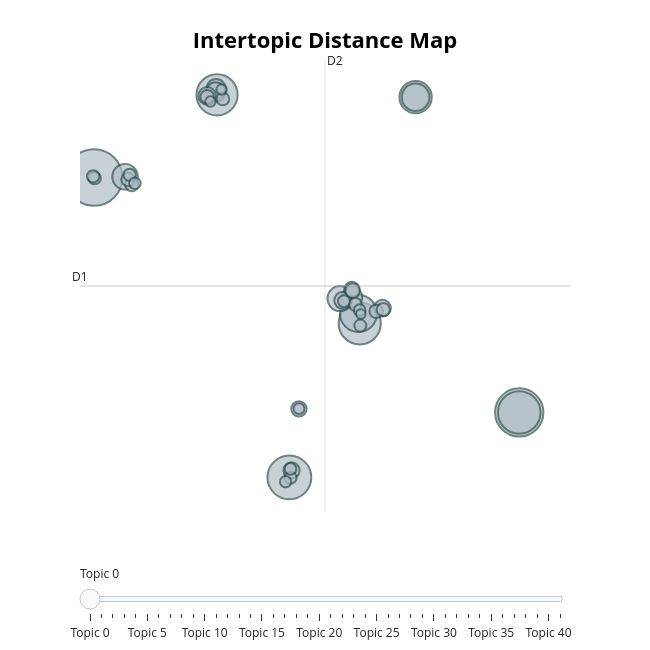

Notebook code cell kept with this figure:
### Code cell
# ── Intertopic distance map ───────────────────────────────────────────────────
topic_model.visualize_topics()

### Figure 1 — Plotly figure (JSON) as saved in the notebook; plotly's stock layout.template omitted (floating-point values rounded to 4 significant figures)
{"data": [{"customdata": [[0, "republican | democrat | election | politics | congress", 353], [1, "church | religious | outside | open | international", 257], [2, "soldier | military | war | defense | education", 212], [3, "marriage | wife | husband | woman | gas", 200], [4, "music | song | sound | sing | radio", 195], [5, "dog | animal | century | grow | share", 187], [6, "player | artist | movie | girl | image", 151], [7, "water | break | born | beat | to", 115], [8, "fish | sea | state | official | news", 84], [9, "her | she | lawyer | my | wind", 72], [10, "drug | imagine | alone | recently | gas", 69], [11, "kid | compare | worker | wear | number", 46], [12, "bring between | analysis | inside | trip | hotel", 41], [13, "trip | property | have | land | car", 41], [14, "south | really | about | security | effect", 34], [15, "blood | health | medical | hot | drug", 33], [16, "skin | phone | hair | however | service serve", 31], [17, "staff land | large late | its beat | put fight | protect across", 29], [18, "artist | art | camera | film | back buy", 26], [19, "teacher | phone | toward | coach | crime", 25], [20, "teacher | coach | school | teacher certainly | brother late", 24], [21, "employee | executive | yard record | tree skin | step win", 20], [22, "color | reality pay | alone first | reality suffer | loss build", 20], [23, "police | others go | pull measure | relate rise | the product", 20], [24, "work set | attorney want | relate keep | prove seem | become increase", 20], [25, "hair | color | source | before herself | environment everyone", 19], [26, "of how | player turn | medical professional | recent head | learn goal", 19], [27, "billion | environmental | start or | voice already | loss build", 18], [28, "attorney | development them | seem up | everything key | lawyer outside", 17], [29, "food | popular wear | this wish | remain result | marriage necessary", 17], [30, "professor | his | president | animal full | recognize party", 17], [31, "answer become | agree participant | time consider | design institution | mention reason", 16], [32, "attorney | lawyer | song | writer laugh | senior sound", 16], [33, "this wish | authority treatment | picture form | difficult situation | say letter", 16], [34, "food | show quickly | ok food | green anyone | despite store", 15], [35, "program someone | with ball | quality billion | five culture | which run", 15], [36, "hospital | doctor | station the | until line | sure tend", 15], [37, "green | tell foreign | program summer | present soon | recent apply", 14], [38, "avoid figure | court boy | recent head | sea discussion | focus budget", 13], [39, "south | us animal | term wait | begin travel | human option", 12], [40, "weight | soldier camera | at water | focus fast | across hot", 12], [41, "model perhaps | finish also | often analysis | in production | over audience", 10]], "hovertemplate": "<b>Topic %{customdata[0]}</b><br>%{customdata[1]}<br>Size: %{customdata[2]}", "legendgroup": "", "marker": {"color": "#B0BEC5", "line": {"color": "DarkSlateGrey", "width": 2}, "size": [353, 257, 212, 200, 195, 187, 151, 115, 84, 72, 69, 46, 41, 41, 34, 33, 31, 29, 26, 25, 24, 20, 20, 20, 20, 19, 19, 18, 17, 17, 17, 16, 16, 16, 15, 15, 15, 14, 13, 12, 12, 10], "sizemode": "area", "sizeref": 0.2206, "symbol": "circle"}, "mode": "markers", "name": "", "orientation": "v", "showlegend": false, "type": "scatter", "x": [-5.658, 22.08, 7.085, 22.08, 11.68, 2.362, 11.59, 15.32, 15.32, -3.638, 10.39, 11.17, 2.303, 2.278, 1.721, 10.58, 13.16, 7.222, 7.708, 11.16, 11.21, -3.199, 12.75, 1.722, -3.446, 13.21, 11.37, 2.744, -3.338, -5.618, -5.719, 7.162, 11.71, 10.65, 11.67, 7.155, -2.996, 6.836, 7.712, 1.932, 2.661, 11.75], "xaxis": "x", "y": [6.119, -7.914, -11.79, -7.914, -2.598, 11.05, -2.007, 10.91, 10.91, 6.155, -1.115, -1.039, 11.42, 11.22, 10.99, -1.219, -1.69, -11.38, -7.696, -0.5607, -0.6463, 5.692, -1.876, 10.93, 5.998, -1.764, -1.454, 10.81, 6.272, 6.078, 6.184, -11.81, -2.729, -1.274, -1.805, -11.29, 5.772, -12.05, -7.687, 10.65, 11.36, -2.041], "yaxis": "y"}], "layout": {"annotations": [{"showarrow": false, "text": "D1", "x": -6.577, "y": -0.3631, "yshift": 10}, {"showarrow": false, "text": "D2", "x": 9.408, "xshift": 10, "y": 13.13}], "height": 650, "hoverlabel": {"bgcolor": "white", "font": {"family": "Rockwell", "size": 16}}, "legend": {"itemsizing": "constant", "tracegroupgap": 0}, "margin": {"t": 60}, "shapes": [{"line": {"color": "#CFD8DC", "width": 2}, "type": "line", "x0": 9.408, "x1": 9.408, "y0": -13.86, "y1": 13.13}, {"line": {"color": "#9E9E9E", "width": 2}, "type": "line", "x0": -6.577, "x1": 25.39, "y0": -0.3631, "y1": -0.3631}], "sliders": [{"active": 0, "pad": {"t": 50}, "steps": [{"args": [{"marker.color": [["red", "#B0BEC5", "#B0BEC5", "#B0BEC5", "#B0BEC5", "#B0BEC5", "#B0BEC5", "#B0BEC5", "#B0BEC5", "#B0BEC5", "#B0BEC5", "#B0BEC5", "#B0BEC5", "#B0BEC5", "#B0BEC5", "#B0BEC5", "#B0BEC5", "#B0BEC5", "#B0BEC5", "#B0BEC5", "#B0BEC5", "#B0BEC5", "#B0BEC5", "#B0BEC5", "#B0BEC5", "#B0BEC5", "#B0BEC5", "#B0BEC5", "#B0BEC5", "#B0BEC5", "#B0BEC5", "#B0BEC5", "#B0BEC5", "#B0BEC5", "#B0BEC5", "#B0BEC5", "#B0BEC5", "#B0BEC5", "#B0BEC5", "#B0BEC5", "#B0BEC5", "#B0BEC5"]]}], "label": "Topic 0", "method": "update"}, {"args": [{"marker.color": [["#B0BEC5", "red", "#B0BEC5", "#B0BEC5", "#B0BEC5", "#B0BEC5", "#B0BEC5", "#B0BEC5", "#B0BEC5", "#B0BEC5", "#B0BEC5", "#B0BEC5", "#B0BEC5", "#B0BEC5", "#B0BEC5", "#B0BEC5", "#B0BEC5", "#B0BEC5", "#B0BEC5", "#B0BEC5", "#B0BEC5", "#B0BEC5", "#B0BEC5", "#B0BEC5", "#B0BEC5", "#B0BEC5", "#B0BEC5", "#B0BEC5", "#B0BEC5", "#B0BEC5", "#B0BEC5", "#B0BEC5", "#B0BEC5", "#B0BEC5", "#B0BEC5", "#B0BEC5", "#B0BEC5", "#B0BEC5", "#B0BEC5", "#B0BEC5", "#B0BEC5", "#B0BEC5"]]}], "label": "Topic 1", "method": "update"}, {"args": [{"marker.color": [["#B0BEC5", "#B0BEC5", "red", "#B0BEC5", "#B0BEC5", "#B0BEC5", "#B0BEC5", "#B0BEC5", "#B0BEC5", "#B0BEC5", "#B0BEC5", "#B0BEC5", "#B0BEC5", "#B0BEC5", "#B0BEC5", "#B0BEC5", "#B0BEC5", "#B0BEC5", "#B0BEC5", "#B0BEC5", "#B0BEC5", "#B0BEC5", "#B0BEC5", "#B0BEC5", "#B0BEC5", "#B0BEC5", "#B0BEC5", "#B0BEC5", "#B0BEC5", "#B0BEC5", "#B0BEC5", "#B0BEC5", "#B0BEC5", "#B0BEC5", "#B0BEC5", "#B0BEC5", "#B0BEC5", "#B0BEC5", "#B0BEC5", "#B0BEC5", "#B0BEC5", "#B0BEC5"]]}], "label": "Topic 2", "method": "update"}, {"args": [{"marker.color": [["#B0BEC5", "#B0BEC5", "#B0BEC5", "red", "#B0BEC5", "#B0BEC5", "#B0BEC5", "#B0BEC5", "#B0BEC5", "#B0BEC5", "#B0BEC5", "#B0BEC5", "#B0BEC5", "#B0BEC5", "#B0BEC5", "#B0BEC5", "#B0BEC5", "#B0BEC5", "#B0BEC5", "#B0BEC5", "#B0BEC5", "#B0BEC5", "#B0BEC5", "#B0BEC5", "#B0BEC5", "#B0BEC5", "#B0BEC5", "#B0BEC5", "#B0BEC5", "#B0BEC5", "#B0BEC5", "#B0BEC5", "#B0BEC5", "#B0BEC5", "#B0BEC5", "#B0BEC5", "#B0BEC5", "#B0BEC5", "#B0BEC5", "#B0BEC5", "#B0BEC5", "#B0BEC5"]]}], "label": "Topic 3", "method": "update"}, {"args": [{"marker.color": [["#B0BEC5", "#B0BEC5", "#B0BEC5", "#B0BEC5", "red", "#B0BEC5", "#B0BEC5", "#B0BEC5", "#B0BEC5", "#B0BEC5", "#B0BEC5", "#B0BEC5", "#B0BEC5", "#B0BEC5", "#B0BEC5", "#B0BEC5", "#B0BEC5", "#B0BEC5", "#B0BEC5", "#B0BEC5", "#B0BEC5", "#B0BEC5", "#B0BEC5", "#B0BEC5", "#B0BEC5", "#B0BEC5", "#B0BEC5", "#B0BEC5", "#B0BEC5", "#B0BEC5", "#B0BEC5", "#B0BEC5", "#B0BEC5", "#B0BEC5", "#B0BEC5", "#B0BEC5", "#B0BEC5", "#B0BEC5", "#B0BEC5", "#B0BEC5", "#B0BEC5", "#B0BEC5"]]}], "label": "Topic 4", "method": "update"}, {"args": [{"marker.color": [["#B0BEC5", "#B0BEC5", "#B0BEC5", "#B0BEC5", "#B0BEC5", "red", "#B0BEC5", "#B0BEC5", "#B0BEC5", "#B0BEC5", "#B0BEC5", "#B0BEC5", "#B0BEC5", "#B0BEC5", "#B0BEC5", "#B0BEC5", "#B0BEC5", "#B0BEC5", "#B0BEC5", "#B0BEC5", "#B0BEC5", "#B0BEC5", "#B0BEC5", "#B0BEC5", "#B0BEC5", "#B0BEC5", "#B0BEC5", "#B0BEC5", "#B0BEC5", "#B0BEC5", "#B0BEC5", "#B0BEC5", "#B0BEC5", "#B0BEC5", "#B0BEC5", "#B0BEC5", "#B0BEC5", "#B0BEC5", "#B0BEC5", "#B0BEC5", "#B0BEC5", "#B0BEC5"]]}], "label": "Topic 5", "method": "update"}, {"args": [{"marker.color": [["#B0BEC5", "#B0BEC5", "#B0BEC5", "#B0BEC5", "#B0BEC5", "#B0BEC5", "red", "#B0BEC5", "#B0BEC5", "#B0BEC5", "#B0BEC5", "#B0BEC5", "#B0BEC5", "#B0BEC5", "#B0BEC5", "#B0BEC5", "#B0BEC5", "#B0BEC5", "#B0BEC5", "#B0BEC5", "#B0BEC5", "#B0BEC5", "#B0BEC5", "#B0BEC5", "#B0BEC5", "#B0BEC5", "#B0BEC5", "#B0BEC5", "#B0BEC5", "#B0BEC5", "#B0BEC5", "#B0BEC5", "#B0BEC5", "#B0BEC5", "#B0BEC5", "#B0BEC5", "#B0BEC5", "#B0BEC5", "#B0BEC5", "#B0BEC5", "#B0BEC5", "#B0BEC5"]]}], "label": "Topic 6", "method": "update"}, {"args": [{"marker.color": [["#B0BEC5", "#B0BEC5", "#B0BEC5", "#B0BEC5", "#B0BEC5", "#B0BEC5", "#B0BEC5", "red", "#B0BEC5", "#B0BEC5", "#B0BEC5", "#B0BEC5", "#B0BEC5", "#B0BEC5", "#B0BEC5", "#B0BEC5", "#B0BEC5", "#B0BEC5", "#B0BEC5", "#B0BEC5", "#B0BEC5", "#B0BEC5", "#B0BEC5", "#B0BEC5", "#B0BEC5", "#B0BEC5", "#B0BEC5", "#B0BEC5", "#B0BEC5", "#B0BEC5", "#B0BEC5", "#B0BEC5", "#B0BEC5", "#B0BEC5", "#B0BEC5", "#B0BEC5", "#B0BEC5", "#B0BEC5", "#B0BEC5", "#B0BEC5", "#B0BEC5", "#B0BEC5"]]}], "label": "Topic 7", "method": "update"}, {"args": [{"marker.color": [["#B0BEC5", "#B0BEC5", "#B0BEC5", "#B0BEC5", "#B0BEC5", "#B0BEC5", "#B0BEC5", "#B0BEC5", "red", "#B0BEC5", "#B0BEC5", "#B0BEC5", "#B0BEC5", "#B0BEC5", "#B0BEC5", "#B0BEC5", "#B0BEC5", "#B0BEC5", "#B0BEC5", "#B0BEC5", "#B0BEC5", "#B0BEC5", "#B0BEC5", "#B0BEC5", "#B0BEC5", "#B0BEC5", "#B0BEC5", "#B0BEC5", "#B0BEC5", "#B0BEC5", "#B0BEC5", "#B0BEC5", "#B0BEC5", "#B0BEC5", "#B0BEC5", "#B0BEC5", "#B0BEC5", "#B0BEC5", "#B0BEC5", "#B0BEC5", "#B0BEC5", "#B0BEC5"]]}], "label": "Topic 8", "method": "update"}, {"args": [{"marker.color": [["#B0BEC5", "#B0BEC5", "#B0BEC5", "#B0BEC5", "#B0BEC5", "#B0BEC5", "#B0BEC5", "#B0BEC5", "#B0BEC5", "red", "#B0BEC5", "#B0BEC5", "#B0BEC5", "#B0BEC5", "#B0BEC5", "#B0BEC5", "#B0BEC5", "#B0BEC5", "#B0BEC5", "#B0BEC5", "#B0BEC5", "#B0BEC5", "#B0BEC5", "#B0BEC5", "#B0BEC5", "#B0BEC5", "#B0BEC5", "#B0BEC5", "#B0BEC5", "#B0BEC5", "#B0BEC5", "#B0BEC5", "#B0BEC5", "#B0BEC5", "#B0BEC5", "#B0BEC5", "#B0BEC5", "#B0BEC5", "#B0BEC5", "#B0BEC5", "#B0BEC5", "#B0BEC5"]]}], "label": "Topic 9", "method": "update"}, {"args": [{"marker.color": [["#B0BEC5", "#B0BEC5", "#B0BEC5", "#B0BEC5", "#B0BEC5", "#B0BEC5", "#B0BEC5", "#B0BEC5", "#B0BEC5", "#B0BEC5", "red", "#B0BEC5", "#B0BEC5", "#B0BEC5", "#B0BEC5", "#B0BEC5", "#B0BEC5", "#B0BEC5", "#B0BEC5", "#B0BEC5", "#B0BEC5", "#B0BEC5", "#B0BEC5", "#B0BEC5", "#B0BEC5", "#B0BEC5", "#B0BEC5", "#B0BEC5", "#B0BEC5", "#B0BEC5", "#B0BEC5", "#B0BEC5", "#B0BEC5", "#B0BEC5", "#B0BEC5", "#B0BEC5", "#B0BEC5", "#B0BEC5", "#B0BEC5", "#B0BEC5", "#B0BEC5", "#B0BEC5"]]}], "label": "Topic 10", "method": "update"}, {"args": [{"marker.color": [["#B0BEC5", "#B0BEC5", "#B0BEC5", "#B0BEC5", "#B0BEC5", "#B0BEC5", "#B0BEC5", "#B0BEC5", "#B0BEC5", "#B0BEC5", "#B0BEC5", "red", "#B0BEC5", "#B0BEC5", "#B0BEC5", "#B0BEC5", "#B0BEC5", "#B0BEC5", "#B0BEC5", "#B0BEC5", "#B0BEC5", "#B0BEC5", "#B0BEC5", "#B0BEC5", "#B0BEC5", "#B0BEC5", "#B0BEC5", "#B0BEC5", "#B0BEC5", "#B0BEC5", "#B0BEC5", "#B0BEC5", "#B0BEC5", "#B0BEC5", "#B0BEC5", "#B0BEC5", "#B0BEC5", "#B0BEC5", "#B0BEC5", "#B0BEC5", "#B0BEC5", "#B0BEC5"]]}], "label": "Topic 11", "method": "update"}, {"args": [{"marker.color": [["#B0BEC5", "#B0BEC5", "#B0BEC5", "#B0BEC5", "#B0BEC5", "#B0BEC5", "#B0BEC5", "#B0BEC5", "#B0BEC5", "#B0BEC5", "#B0BEC5", "#B0BEC5", "red", "#B0BEC5", "#B0BEC5", "#B0BEC5", "#B0BEC5", "#B0BEC5", "#B0BEC5", "#B0BEC5", "#B0BEC5", "#B0BEC5", "#B0BEC5", "#B0BEC5", "#B0BEC5", "#B0BEC5", "#B0BEC5", "#B0BEC5", "#B0BEC5", "#B0BEC5", "#B0BEC5", "#B0BEC5", "#B0BEC5", "#B0BEC5", "#B0BEC5", "#B0BEC5", "#B0BEC5", "#B0BEC5", "#B0BEC5", "#B0BEC5", "#B0BEC5", "#B0BEC5"]]}], "label": "Topic 12", "method": "update"}, {"args": [{"marker.color": [["#B0BEC5", "#B0BEC5", "#B0BEC5", "#B0BEC5", "#B0BEC5", "#B0BEC5", "#B0BEC5", "#B0BEC5", "#B0BEC5", "#B0BEC5", "#B0BEC5", "#B0BEC5", "#B0BEC5", "red", "#B0BEC5", "#B0BEC5", "#B0BEC5", "#B0BEC5", "#B0BEC5", "#B0BEC5", "#B0BEC5", "#B0BEC5", "#B0BEC5", "#B0BEC5", "#B0BEC5", "#B0BEC5", "#B0BEC5", "#B0BEC5", "#B0BEC5", "#B0BEC5", "#B0BEC5", "#B0BEC5", "#B0BEC5", "#B0BEC5", "#B0BEC5", "#B0BEC5", "#B0BEC5", "#B0BEC5", "#B0BEC5", "#B0BEC5", "#B0BEC5", "#B0BEC5"]]}], "label": "Topic 13", "method": "update"}, {"args": [{"marker.color": [["#B0BEC5", "#B0BEC5", "#B0BEC5", "#B0BEC5", "#B0BEC5", "#B0BEC5", "#B0BEC5", "#B0BEC5", "#B0BEC5", "#B0BEC5", "#B0BEC5", "#B0BEC5", "#B0BEC5", "#B0BEC5", "red", "#B0BEC5", "#B0BEC5", "#B0BEC5", "#B0BEC5", "#B0BEC5", "#B0BEC5", "#B0BEC5", "#B0BEC5", "#B0BEC5", "#B0BEC5", "#B0BEC5", "#B0BEC5", "#B0BEC5", "#B0BEC5", "#B0BEC5", "#B0BEC5", "#B0BEC5", "#B0BEC5", "#B0BEC5", "#B0BEC5", "#B0BEC5", "#B0BEC5", "#B0BEC5", "#B0BEC5", "#B0BEC5", "#B0BEC5", "#B0BEC5"]]}], "label": "Topic 14", "method": "update"}, {"args": [{"marker.color": [["#B0BEC5", "#B0BEC5", "#B0BEC5", "#B0BEC5", "#B0BEC5", "#B0BEC5", "#B0BEC5", "#B0BEC5", "#B0BEC5", "#B0BEC5", "#B0BEC5", "#B0BEC5", "#B0BEC5", "#B0BEC5", "#B0BEC5", "red", "#B0BEC5", "#B0BEC5", "#B0BEC5", "#B0BEC5", "#B0BEC5", "#B0BEC5", "#B0BEC5", "#B0BEC5", "#B0BEC5", "#B0BEC5", "#B0BEC5", "#B0BEC5", "#B0BEC5", "#B0BEC5", "#B0BEC5", "#B0BEC5", "#B0BEC5", "#B0BEC5", "#B0BEC5", "#B0BEC5", "#B0BEC5", "#B0BEC5", "#B0BEC5", "#B0BEC5", "#B0BEC5", "#B0BEC5"]]}], "label": "Topic 15", "method": "update"}, {"args": [{"marker.color": [["#B0BEC5", "#B0BEC5", "#B0BEC5", "#B0BEC5", "#B0BEC5", "#B0BEC5", "#B0BEC5", "#B0BEC5", "#B0BEC5", "#B0BEC5", "#B0BEC5", "#B0BEC5", "#B0BEC5", "#B0BEC5", "#B0BEC5", "#B0BEC5", "red", "#B0BEC5", "#B0BEC5", "#B0BEC5", "#B0BEC5", "#B0BEC5", "#B0BEC5", "#B0BEC5", "#B0BEC5", "#B0BEC5", "#B0BEC5", "#B0BEC5", "#B0BEC5", "#B0BEC5", "#B0BEC5", "#B0BEC5", "#B0BEC5", "#B0BEC5", "#B0BEC5", "#B0BEC5", "#B0BEC5", "#B0BEC5", "#B0BEC5", "#B0BEC5", "#B0BEC5", "#B0BEC5"]]}], "label": "Topic 16", "method": "update"}, {"args": [{"marker.color": [["#B0BEC5", "#B0BEC5", "#B0BEC5", "#B0BEC5", "#B0BEC5", "#B0BEC5", "#B0BEC5", "#B0BEC5", "#B0BEC5", "#B0BEC5", "#B0BEC5", "#B0BEC5", "#B0BEC5", "#B0BEC5", "#B0BEC5", "#B0BEC5", "#B0BEC5", "red", "#B0BEC5", "#B0BEC5", "#B0BEC5", "#B0BEC5", "#B0BEC5", "#B0BEC5", "#B0BEC5", "#B0BEC5", "#B0BEC5", "#B0BEC5", "#B0BEC5", "#B0BEC5", "#B0BEC5", "#B0BEC5", "#B0BEC5", "#B0BEC5", "#B0BEC5", "#B0BEC5", "#B0BEC5", "#B0BEC5", "#B0BEC5", "#B0BEC5", "#B0BEC5", "#B0BEC5"]]}], "label": "Topic 17", "method": "update"}, {"args": [{"marker.color": [["#B0BEC5", "#B0BEC5", "#B0BEC5", "#B0BEC5", "#B0BEC5", "#B0BEC5", "#B0BEC5", "#B0BEC5", "#B0BEC5", "#B0BEC5", "#B0BEC5", "#B0BEC5", "#B0BEC5", "#B0BEC5", "#B0BEC5", "#B0BEC5", "#B0BEC5", "#B0BEC5", "red", "#B0BEC5", "#B0BEC5", "#B0BEC5", "#B0BEC5", "#B0BEC5", "#B0BEC5", "#B0BEC5", "#B0BEC5", "#B0BEC5", "#B0BEC5", "#B0BEC5", "#B0BEC5", "#B0BEC5", "#B0BEC5", "#B0BEC5", "#B0BEC5", "#B0BEC5", "#B0BEC5", "#B0BEC5", "#B0BEC5", "#B0BEC5", "#B0BEC5", "#B0BEC5"]]}], "label": "Topic 18", "method": "update"}, {"args": [{"marker.color": [["#B0BEC5", "#B0BEC5", "#B0BEC5", "#B0BEC5", "#B0BEC5", "#B0BEC5", "#B0BEC5", "#B0BEC5", "#B0BEC5", "#B0BEC5", "#B0BEC5", "#B0BEC5", "#B0BEC5", "#B0BEC5", "#B0BEC5", "#B0BEC5", "#B0BEC5", "#B0BEC5", "#B0BEC5", "red", "#B0BEC5", "#B0BEC5", "#B0BEC5", "#B0BEC5", "#B0BEC5", "#B0BEC5", "#B0BEC5", "#B0BEC5", "#B0BEC5", "#B0BEC5", "#B0BEC5", "#B0BEC5", "#B0BEC5", "#B0BEC5", "#B0BEC5", "#B0BEC5", "#B0BEC5", "#B0BEC5", "#B0BEC5", "#B0BEC5", "#B0BEC5", "#B0BEC5"]]}], "label": "Topic 19", "method": "update"}, {"args": [{"marker.color": [["#B0BEC5", "#B0BEC5", "#B0BEC5", "#B0BEC5", "#B0BEC5", "#B0BEC5", "#B0BEC5", "#B0BEC5", "#B0BEC5", "#B0BEC5", "#B0BEC5", "#B0BEC5", "#B0BEC5", "#B0BEC5", "#B0BEC5", "#B0BEC5", "#B0BEC5", "#B0BEC5", "#B0BEC5", "#B0BEC5", "red", "#B0BEC5", "#B0BEC5", "#B0BEC5", "#B0BEC5", "#B0BEC5", "#B0BEC5", "#B0BEC5", "#B0BEC5", "#B0BEC5", "#B0BEC5", "#B0BEC5", "#B0BEC5", "#B0BEC5", "#B0BEC5", "#B0BEC5", "#B0BEC5", "#B0BEC5", "#B0BEC5", "#B0BEC5", "#B0BEC5", "#B0BEC5"]]}], "label": "Topic 20", "method": "update"}, {"args": [{"marker.color": [["#B0BEC5", "#B0BEC5", "#B0BEC5", "#B0BEC5", "#B0BEC5", "#B0BEC5", "#B0BEC5", "#B0BEC5", "#B0BEC5", "#B0BEC5", "#B0BEC5", "#B0BEC5", "#B0BEC5", "#B0BEC5", "#B0BEC5", "#B0BEC5", "#B0BEC5", "#B0BEC5", "#B0BEC5", "#B0BEC5", "#B0BEC5", "red", "#B0BEC5", "#B0BEC5", "#B0BEC5", "#B0BEC5", "#B0BEC5", "#B0BEC5", "#B0BEC5", "#B0BEC5", "#B0BEC5", "#B0BEC5", "#B0BEC5", "#B0BEC5", "#B0BEC5", "#B0BEC5", "#B0BEC5", "#B0BEC5", "#B0BEC5", "#B0BEC5", "#B0BEC5", "#B0BEC5"]]}], "label": "Topic 21", "method": "update"}, {"args": [{"marker.color": [["#B0BEC5", "#B0BEC5", "#B0BEC5", "#B0BEC5", "#B0BEC5", "#B0BEC5", "#B0BEC5", "#B0BEC5", "#B0BEC5", "#B0BEC5", "#B0BEC5", "#B0BEC5", "#B0BEC5", "#B0BEC5", "#B0BEC5", "#B0BEC5", "#B0BEC5", "#B0BEC5", "#B0BEC5", "#B0BEC5", "#B0BEC5", "#B0BEC5", "red", "#B0BEC5", "#B0BEC5", "#B0BEC5", "#B0BEC5", "#B0BEC5", "#B0BEC5", "#B0BEC5", "#B0BEC5", "#B0BEC5", "#B0BEC5", "#B0BEC5", "#B0BEC5", "#B0BEC5", "#B0BEC5", "#B0BEC5", "#B0BEC5", "#B0BEC5", "#B0BEC5", "#B0BEC5"]]}], "label": "Topic 22", "method": "update"}, {"args": [{"marker.color": [["#B0BEC5", "#B0BEC5", "#B0BEC5", "#B0BEC5", "#B0BEC5", "#B0BEC5", "#B0BEC5", "#B0BEC5", "#B0BEC5", "#B0BEC5", "#B0BEC5", "#B0BEC5", "#B0BEC5", "#B0BEC5", "#B0BEC5", "#B0BEC5", "#B0BEC5", "#B0BEC5", "#B0BEC5", "#B0BEC5", "#B0BEC5", "#B0BEC5", "#B0BEC5", "red", "#B0BEC5", "#B0BEC5", "#B0BEC5", "#B0BEC5", "#B0BEC5", "#B0BEC5", "#B0BEC5", "#B0BEC5", "#B0BEC5", "#B0BEC5", "#B0BEC5", "#B0BEC5", "#B0BEC5", "#B0BEC5", "#B0BEC5", "#B0BEC5", "#B0BEC5", "#B0BEC5"]]}], "label": "Topic 23", "method": "update"}, {"args": [{"marker.color": [["#B0BEC5", "#B0BEC5", "#B0BEC5", "#B0BEC5", "#B0BEC5", "#B0BEC5", "#B0BEC5", "#B0BEC5", "#B0BEC5", "#B0BEC5", "#B0BEC5", "#B0BEC5", "#B0BEC5", "#B0BEC5", "#B0BEC5", "#B0BEC5", "#B0BEC5", "#B0BEC5", "#B0BEC5", "#B0BEC5", "#B0BEC5", "#B0BEC5", "#B0BEC5", "#B0BEC5", "red", "#B0BEC5", "#B0BEC5", "#B0BEC5", "#B0BEC5", "#B0BEC5", "#B0BEC5", "#B0BEC5", "#B0BEC5", "#B0BEC5", "#B0BEC5", "#B0BEC5", "#B0BEC5", "#B0BEC5", "#B0BEC5", "#B0BEC5", "#B0BEC5", "#B0BEC5"]]}], "label": "Topic 24", "method": "update"}, {"args": [{"marker.color": [["#B0BEC5", "#B0BEC5", "#B0BEC5", "#B0BEC5", "#B0BEC5", "#B0BEC5", "#B0BEC5", "#B0BEC5", "#B0BEC5", "#B0BEC5", "#B0BEC5", "#B0BEC5", "#B0BEC5", "#B0BEC5", "#B0BEC5", "#B0BEC5", "#B0BEC5", "#B0BEC5", "#B0BEC5", "#B0BEC5", "#B0BEC5", "#B0BEC5", "#B0BEC5", "#B0BEC5", "#B0BEC5", "red", "#B0BEC5", "#B0BEC5", "#B0BEC5", "#B0BEC5", "#B0BEC5", "#B0BEC5", "#B0BEC5", "#B0BEC5", "#B0BEC5", "#B0BEC5", "#B0BEC5", "#B0BEC5", "#B0BEC5", "#B0BEC5", "#B0BEC5", "#B0BEC5"]]}], "label": "Topic 25", "method": "update"}, {"args": [{"marker.color": [["#B0BEC5", "#B0BEC5", "#B0BEC5", "#B0BEC5", "#B0BEC5", "#B0BEC5", "#B0BEC5", "#B0BEC5", "#B0BEC5", "#B0BEC5", "#B0BEC5", "#B0BEC5", "#B0BEC5", "#B0BEC5", "#B0BEC5", "#B0BEC5", "#B0BEC5", "#B0BEC5", "#B0BEC5", "#B0BEC5", "#B0BEC5", "#B0BEC5", "#B0BEC5", "#B0BEC5", "#B0BEC5", "#B0BEC5", "red", "#B0BEC5", "#B0BEC5", "#B0BEC5", "#B0BEC5", "#B0BEC5", "#B0BEC5", "#B0BEC5", "#B0BEC5", "#B0BEC5", "#B0BEC5", "#B0BEC5", "#B0BEC5", "#B0BEC5", "#B0BEC5", "#B0BEC5"]]}], "label": "Topic 26", "method": "update"}, {"args": [{"marker.color": [["#B0BEC5", "#B0BEC5", "#B0BEC5", "#B0BEC5", "#B0BEC5", "#B0BEC5", "#B0BEC5", "#B0BEC5", "#B0BEC5", "#B0BEC5", "#B0BEC5", "#B0BEC5", "#B0BEC5", "#B0BEC5", "#B0BEC5", "#B0BEC5", "#B0BEC5", "#B0BEC5", "#B0BEC5", "#B0BEC5", "#B0BEC5", "#B0BEC5", "#B0BEC5", "#B0BEC5", "#B0BEC5", "#B0BEC5", "#B0BEC5", "red", "#B0BEC5", "#B0BEC5", "#B0BEC5", "#B0BEC5", "#B0BEC5", "#B0BEC5", "#B0BEC5", "#B0BEC5", "#B0BEC5", "#B0BEC5", "#B0BEC5", "#B0BEC5", "#B0BEC5", "#B0BEC5"]]}], "label": "Topic 27", "method": "update"}, {"args": [{"marker.color": [["#B0BEC5", "#B0BEC5", "#B0BEC5", "#B0BEC5", "#B0BEC5", "#B0BEC5", "#B0BEC5", "#B0BEC5", "#B0BEC5", "#B0BEC5", "#B0BEC5", "#B0BEC5", "#B0BEC5", "#B0BEC5", "#B0BEC5", "#B0BEC5", "#B0BEC5", "#B0BEC5", "#B0BEC5", "#B0BEC5", "#B0BEC5", "#B0BEC5", "#B0BEC5", "#B0BEC5", "#B0BEC5", "#B0BEC5", "#B0BEC5", "#B0BEC5", "red", "#B0BEC5", "#B0BEC5", "#B0BEC5", "#B0BEC5", "#B0BEC5", "#B0BEC5", "#B0BEC5", "#B0BEC5", "#B0BEC5", "#B0BEC5", "#B0BEC5", "#B0BEC5", "#B0BEC5"]]}], "label": "Topic 28", "method": "update"}, {"args": [{"marker.color": [["#B0BEC5", "#B0BEC5", "#B0BEC5", "#B0BEC5", "#B0BEC5", "#B0BEC5", "#B0BEC5", "#B0BEC5", "#B0BEC5", "#B0BEC5", "#B0BEC5", "#B0BEC5", "#B0BEC5", "#B0BEC5", "#B0BEC5", "#B0BEC5", "#B0BEC5", "#B0BEC5", "#B0BEC5", "#B0BEC5", "#B0BEC5", "#B0BEC5", "#B0BEC5", "#B0BEC5", "#B0BEC5", "#B0BEC5", "#B0BEC5", "#B0BEC5", "#B0BEC5", "red", "#B0BEC5", "#B0BEC5", "#B0BEC5", "#B0BEC5", "#B0BEC5", "#B0BEC5", "#B0BEC5", "#B0BEC5", "#B0BEC5", "#B0BEC5", "#B0BEC5", "#B0BEC5"]]}], "label": "Topic 29", "method": "update"}, {"args": [{"marker.color": [["#B0BEC5", "#B0BEC5", "#B0BEC5", "#B0BEC5", "#B0BEC5", "#B0BEC5", "#B0BEC5", "#B0BEC5", "#B0BEC5", "#B0BEC5", "#B0BEC5", "#B0BEC5", "#B0BEC5", "#B0BEC5", "#B0BEC5", "#B0BEC5", "#B0BEC5", "#B0BEC5", "#B0BEC5", "#B0BEC5", "#B0BEC5", "#B0BEC5", "#B0BEC5", "#B0BEC5", "#B0BEC5", "#B0BEC5", "#B0BEC5", "#B0BEC5", "#B0BEC5", "#B0BEC5", "red", "#B0BEC5", "#B0BEC5", "#B0BEC5", "#B0BEC5", "#B0BEC5", "#B0BEC5", "#B0BEC5", "#B0BEC5", "#B0BEC5", "#B0BEC5", "#B0BEC5"]]}], "label": "Topic 30", "method": "update"}, {"args": [{"marker.color": [["#B0BEC5", "#B0BEC5", "#B0BEC5", "#B0BEC5", "#B0BEC5", "#B0BEC5", "#B0BEC5", "#B0BEC5", "#B0BEC5", "#B0BEC5", "#B0BEC5", "#B0BEC5", "#B0BEC5", "#B0BEC5", "#B0BEC5", "#B0BEC5", "#B0BEC5", "#B0BEC5", "#B0BEC5", "#B0BEC5", "#B0BEC5", "#B0BEC5", "#B0BEC5", "#B0BEC5", "#B0BEC5", "#B0BEC5", "#B0BEC5", "#B0BEC5", "#B0BEC5", "#B0BEC5", "#B0BEC5", "red", "#B0BEC5", "#B0BEC5", "#B0BEC5", "#B0BEC5", "#B0BEC5", "#B0BEC5", "#B0BEC5", "#B0BEC5", "#B0BEC5", "#B0BEC5"]]}], "label": "Topic 31", "method": "update"}, {"args": [{"marker.color": [["#B0BEC5", "#B0BEC5", "#B0BEC5", "#B0BEC5", "#B0BEC5", "#B0BEC5", "#B0BEC5", "#B0BEC5", "#B0BEC5", "#B0BEC5", "#B0BEC5", "#B0BEC5", "#B0BEC5", "#B0BEC5", "#B0BEC5", "#B0BEC5", "#B0BEC5", "#B0BEC5", "#B0BEC5", "#B0BEC5", "#B0BEC5", "#B0BEC5", "#B0BEC5", "#B0BEC5", "#B0BEC5", "#B0BEC5", "#B0BEC5", "#B0BEC5", "#B0BEC5", "#B0BEC5", "#B0BEC5", "#B0BEC5", "red", "#B0BEC5", "#B0BEC5", "#B0BEC5", "#B0BEC5", "#B0BEC5", "#B0BEC5", "#B0BEC5", "#B0BEC5", "#B0BEC5"]]}], "label": "Topic 32", "method": "update"}, {"args": [{"marker.color": [["#B0BEC5", "#B0BEC5", "#B0BEC5", "#B0BEC5", "#B0BEC5", "#B0BEC5", "#B0BEC5", "#B0BEC5", "#B0BEC5", "#B0BEC5", "#B0BEC5", "#B0BEC5", "#B0BEC5", "#B0BEC5", "#B0BEC5", "#B0BEC5", "#B0BEC5", "#B0BEC5", "#B0BEC5", "#B0BEC5", "#B0BEC5", "#B0BEC5", "#B0BEC5", "#B0BEC5", "#B0BEC5", "#B0BEC5", "#B0BEC5", "#B0BEC5", "#B0BEC5", "#B0BEC5", "#B0BEC5", "#B0BEC5", "#B0BEC5", "red", "#B0BEC5", "#B0BEC5", "#B0BEC5", "#B0BEC5", "#B0BEC5", "#B0BEC5", "#B0BEC5", "#B0BEC5"]]}], "label": "Topic 33", "method": "update"}, {"args": [{"marker.color": [["#B0BEC5", "#B0BEC5", "#B0BEC5", "#B0BEC5", "#B0BEC5", "#B0BEC5", "#B0BEC5", "#B0BEC5", "#B0BEC5", "#B0BEC5", "#B0BEC5", "#B0BEC5", "#B0BEC5", "#B0BEC5", "#B0BEC5", "#B0BEC5", "#B0BEC5", "#B0BEC5", "#B0BEC5", "#B0BEC5", "#B0BEC5", "#B0BEC5", "#B0BEC5", "#B0BEC5", "#B0BEC5", "#B0BEC5", "#B0BEC5", "#B0BEC5", "#B0BEC5", "#B0BEC5", "#B0BEC5", "#B0BEC5", "#B0BEC5", "#B0BEC5", "red", "#B0BEC5", "#B0BEC5", "#B0BEC5", "#B0BEC5", "#B0BEC5", "#B0BEC5", "#B0BEC5"]]}], "label": "Topic 34", "method": "update"}, {"args": [{"marker.color": [["#B0BEC5", "#B0BEC5", "#B0BEC5", "#B0BEC5", "#B0BEC5", "#B0BEC5", "#B0BEC5", "#B0BEC5", "#B0BEC5", "#B0BEC5", "#B0BEC5", "#B0BEC5", "#B0BEC5", "#B0BEC5", "#B0BEC5", "#B0BEC5", "#B0BEC5", "#B0BEC5", "#B0BEC5", "#B0BEC5", "#B0BEC5", "#B0BEC5", "#B0BEC5", "#B0BEC5", "#B0BEC5", "#B0BEC5", "#B0BEC5", "#B0BEC5", "#B0BEC5", "#B0BEC5", "#B0BEC5", "#B0BEC5", "#B0BEC5", "#B0BEC5", "#B0BEC5", "red", "#B0BEC5", "#B0BEC5", "#B0BEC5", "#B0BEC5", "#B0BEC5", "#B0BEC5"]]}], "label": "Topic 35", "method": "update"}, {"args": [{"marker.color": [["#B0BEC5", "#B0BEC5", "#B0BEC5", "#B0BEC5", "#B0BEC5", "#B0BEC5", "#B0BEC5", "#B0BEC5", "#B0BEC5", "#B0BEC5", "#B0BEC5", "#B0BEC5", "#B0BEC5", "#B0BEC5", "#B0BEC5", "#B0BEC5", "#B0BEC5", "#B0BEC5", "#B0BEC5", "#B0BEC5", "#B0BEC5", "#B0BEC5", "#B0BEC5", "#B0BEC5", "#B0BEC5", "#B0BEC5", "#B0BEC5", "#B0BEC5", "#B0BEC5", "#B0BEC5", "#B0BEC5", "#B0BEC5", "#B0BEC5", "#B0BEC5", "#B0BEC5", "#B0BEC5", "red", "#B0BEC5", "#B0BEC5", "#B0BEC5", "#B0BEC5", "#B0BEC5"]]}], "label": "Topic 36", "method": "update"}, {"args": [{"marker.color": [["#B0BEC5", "#B0BEC5", "#B0BEC5", "#B0BEC5", "#B0BEC5", "#B0BEC5", "#B0BEC5", "#B0BEC5", "#B0BEC5", "#B0BEC5", "#B0BEC5", "#B0BEC5", "#B0BEC5", "#B0BEC5", "#B0BEC5", "#B0BEC5", "#B0BEC5", "#B0BEC5", "#B0BEC5", "#B0BEC5", "#B0BEC5", "#B0BEC5", "#B0BEC5", "#B0BEC5", "#B0BEC5", "#B0BEC5", "#B0BEC5", "#B0BEC5", "#B0BEC5", "#B0BEC5", "#B0BEC5", "#B0BEC5", "#B0BEC5", "#B0BEC5", "#B0BEC5", "#B0BEC5", "#B0BEC5", "red", "#B0BEC5", "#B0BEC5", "#B0BEC5", "#B0BEC5"]]}], "label": "Topic 37", "method": "update"}, {"args": [{"marker.color": [["#B0BEC5", "#B0BEC5", "#B0BEC5", "#B0BEC5", "#B0BEC5", "#B0BEC5", "#B0BEC5", "#B0BEC5", "#B0BEC5", "#B0BEC5", "#B0BEC5", "#B0BEC5", "#B0BEC5", "#B0BEC5", "#B0BEC5", "#B0BEC5", "#B0BEC5", "#B0BEC5", "#B0BEC5", "#B0BEC5", "#B0BEC5", "#B0BEC5", "#B0BEC5", "#B0BEC5", "#B0BEC5", "#B0BEC5", "#B0BEC5", "#B0BEC5", "#B0BEC5", "#B0BEC5", "#B0BEC5", "#B0BEC5", "#B0BEC5", "#B0BEC5", "#B0BEC5", "#B0BEC5", "#B0BEC5", "#B0BEC5", "red", "#B0BEC5", "#B0BEC5", "#B0BEC5"]]}], "label": "Topic 38", "method": "update"}, {"args": [{"marker.color": [["#B0BEC5", "#B0BEC5", "#B0BEC5", "#B0BEC5", "#B0BEC5", "#B0BEC5", "#B0BEC5", "#B0BEC5", "#B0BEC5", "#B0BEC5", "#B0BEC5", "#B0BEC5", "#B0BEC5", "#B0BEC5", "#B0BEC5", "#B0BEC5", "#B0BEC5", "#B0BEC5", "#B0BEC5", "#B0BEC5", "#B0BEC5", "#B0BEC5", "#B0BEC5", "#B0BEC5", "#B0BEC5", "#B0BEC5", "#B0BEC5", "#B0BEC5", "#B0BEC5", "#B0BEC5", "#B0BEC5", "#B0BEC5", "#B0BEC5", "#B0BEC5", "#B0BEC5", "#B0BEC5", "#B0BEC5", "#B0BEC5", "#B0BEC5", "red", "#B0BEC5", "#B0BEC5"]]}], "label": "Topic 39", "method": "update"}, {"args": [{"marker.color": [["#B0BEC5", "#B0BEC5", "#B0BEC5", "#B0BEC5", "#B0BEC5", "#B0BEC5", "#B0BEC5", "#B0BEC5", "#B0BEC5", "#B0BEC5", "#B0BEC5", "#B0BEC5", "#B0BEC5", "#B0BEC5", "#B0BEC5", "#B0BEC5", "#B0BEC5", "#B0BEC5", "#B0BEC5", "#B0BEC5", "#B0BEC5", "#B0BEC5", "#B0BEC5", "#B0BEC5", "#B0BEC5", "#B0BEC5", "#B0BEC5", "#B0BEC5", "#B0BEC5", "#B0BEC5", "#B0BEC5", "#B0BEC5", "#B0BEC5", "#B0BEC5", "#B0BEC5", "#B0BEC5", "#B0BEC5", "#B0BEC5", "#B0BEC5", "#B0BEC5", "red", "#B0BEC5"]]}], "label": "Topic 40", "method": "update"}, {"args": [{"marker.color": [["#B0BEC5", "#B0BEC5", "#B0BEC5", "#B0BEC5", "#B0BEC5", "#B0BEC5", "#B0BEC5", "#B0BEC5", "#B0BEC5", "#B0BEC5", "#B0BEC5", "#B0BEC5", "#B0BEC5", "#B0BEC5", "#B0BEC5", "#B0BEC5", "#B0BEC5", "#B0BEC5", "#B0BEC5", "#B0BEC5", "#B0BEC5", "#B0BEC5", "#B0BEC5", "#B0BEC5", "#B0BEC5", "#B0BEC5", "#B0BEC5", "#B0BEC5", "#B0BEC5", "#B0BEC5", "#B0BEC5", "#B0BEC5", "#B0BEC5", "#B0BEC5", "#B0BEC5", "#B0BEC5", "#B0BEC5", "#B0BEC5", "#B0BEC5", "#B0BEC5", "#B0BEC5", "red"]]}], "label": "Topic 41", "method": "update"}]}], "title": {"font": {"color": "Black", "size": 22}, "text": "<b>Intertopic Distance Map</b>", "x": 0.5, "xanchor": "center", "y": 0.95, "yanchor": "top"}, "width": 650, "xaxis": {"anchor": "y", "domain": [0, 1], "range": [-6.577, 25.39], "title": {"text": ""}, "visible": false}, "yaxis": {"anchor": "x", "domain": [0, 1], "range": [-13.86, 13.13], "title": {"text": ""}, "visible": false}}}
